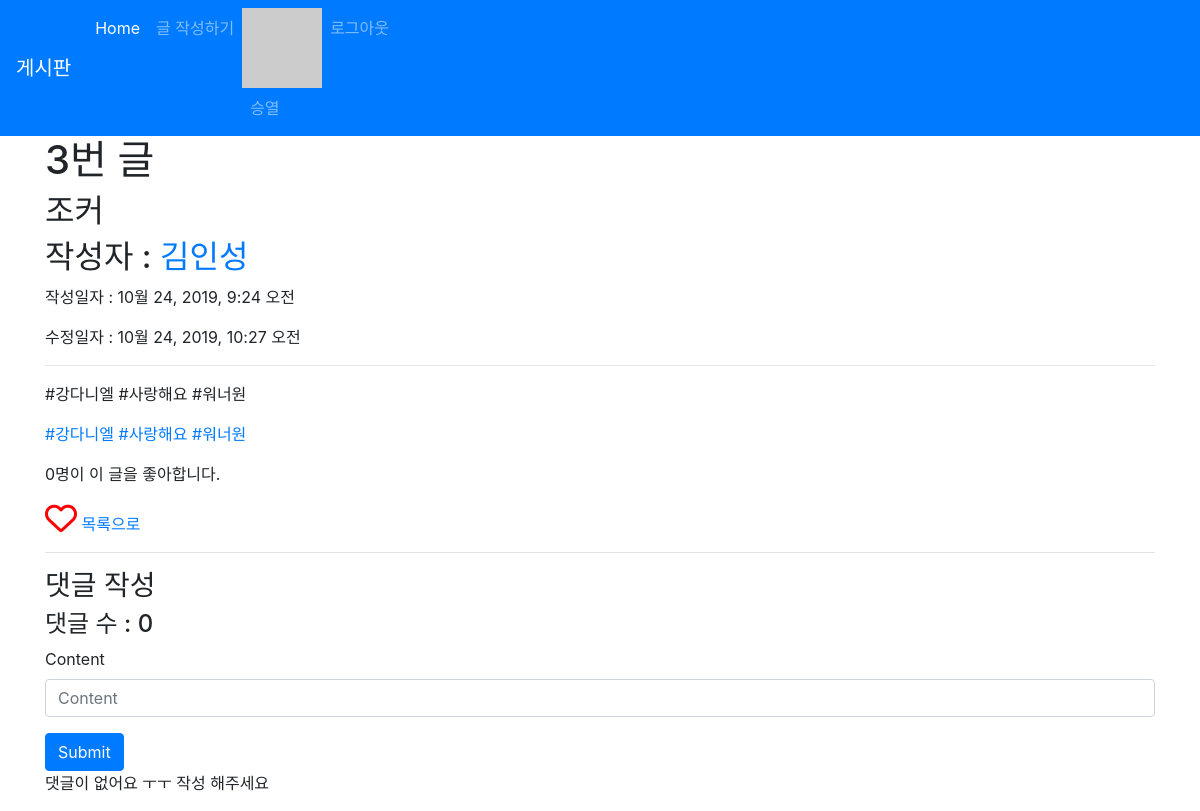
The page /articles/3/ (signed in) on the database its author committed.
### accounts/models.py (models this page shows)
class User(AbstractUser):
    followers = models.ManyToManyField(settings.AUTH_USER_MODEL, related_name='followings', blank=True)

### articles/models.py (models this page shows, shortened)
class Article(models.Model):
    title = models.CharField(max_length=10)
    content = models.TextField()
    image = models.ImageField(blank=True)
    image_thumbnail = ImageSpecField(
        processors=[ResizeToFit(300, 300)],
        format='JPEG',
        options={'quality': 80}
    )
    created_at = models.DateTimeField(auto_now_add=True)
    updated_at = models.DateTimeField(auto_now=True)
    user = models.ForeignKey(
                            settings.AUTH_USER_MODEL,
                            on_delete=models.CASCADE
                            )
    like_users = models.ManyToManyField(
                            settings.AUTH_USER_MODEL,
                            related_name='like_articles',
                            blank=True
                            )
    hashtags = models.ManyToManyField(
                            HashTag,
                            blank = True,
                            related_name='articles'
                            )

class HashTag(models.Model):
    content = models.TextField(unique=True)

### articles/views.py (the view)
# urls.py: path('<int:article_pk>/', views.detail, name='detail'),
def detail(request, article_pk):
    article = get_object_or_404(Article, pk=article_pk)
    comments = article.comment_set.all()
    comment_form = CommentForm()
    context = {
        'article': article,
        'comments': comments,
        'comment_form': comment_form
    }
    return render(request, 'articles/detail.html', context)

### articles/forms.py
class CommentForm(forms.ModelForm):
    class Meta:
        model = Comment
        exclude = ('article', 'user', )

### articles/templatetags/gravatar.py (called while the page is built)
@register.filter
def makehash(email):
    return  'https://www.gravatar.com/avatar/' + hashlib.md5(email.strip().lower().encode('utf-8')).hexdigest()

### articles/templatetags/hashtag.py (called while the page is built)
@register.filter
def make_link(article):
    content = article.content
    hashtags = article.hashtags.all()
    for hashtag in hashtags:
        content = content.replace('#'+hashtag.content, f'<a href="/hashtags/{ hashtag.content }">#{ hashtag.content } </a>')
    return content

### articles/templates/articles/detail.html (shortened to what this page needs)
{% extends 'articles/base.html' %}
{% load bootstrap4 %}
{% block body %}
<h1>{{ article.id }}번 글</h1>
<h2>{{ article.title }}</h2>
<h2>작성자 : <a href="{% url 'accounts:profile' article.user.pk %}"> {{ article.user }} </a></h2>
<p>작성일자 : {{ article.created_at }}</p>
<p>수정일자 : {{ article.updated_at }}</p>
<hr>
<p>{{ article.content|linebreaksbr }}</p>
{% load hashtag %}
<p>{{ article|make_link|safe }}</p>
<p>{{ article.like_users.count }}명이 이 글을 좋아합니다.</p>
<a href="{% url 'articles:like' article.pk %}">
    {% if user in article.like_users.all %}
    <i class="fas fa-heart fa-2x animated infinite bounce delay-2s" style="color: red;"></i>
    {% else %}
    <i class="far fa-heart fa-2x animated infinite bounce delay-2s" style="color: red;"></i>
    {% endif %}
</a>
<a href="{% url 'articles:index' %}">목록으로</a>
<hr>
<h3>댓글 작성 </h3>
<h4>댓글 수 : {{ article.comment_set.count }}</h4>
<form action="{% url 'articles:comment_create' article.pk %}" method="POST">
    {% bootstrap_form comment_form %}
    {% buttons %}
        <button type="submit" class="btn btn-primary">Submit</button>
    {% endbuttons %}
</form>
{% for comment in article.comment_set.all %}
    <li>{{ comment.user.username }} : {{ comment.content }}</li>
    <li>{{ comment.created_at }}</li>
    {% if comment.user == user %}
        <form action="{% url 'articles:comment_delete' article.pk comment.pk %}" method="POST"
        onclick="return confirm('진짜 지울래?')">
            {% csrf_token %}
            <input type="submit" value="삭제">
        </form>
    {% endif %}
    <hr>
{% empty %}
    <p>댓글이 없어요 ㅜㅜ 작성 해주세요</p>
{% endfor %}
{% endblock %}

### articles/templates/_navbar.html (shortened to what this page needs)
{% load gravatar %}
<nav class="navbar navbar-expand-lg navbar-dark bg-primary">
    <a class="navbar-brand" href="/articles/">게시판</a>
    <div class="collapse navbar-collapse" id="navbarNav">
      <ul class="navbar-nav">
        <li class="nav-item active">
          <a class="nav-link" href="/articles/">Home <span class="sr-only">(current)</span></a>
        </li>
        <li class="nav-item">
          <a class="nav-link" href="/articles/create/">글 작성하기</a>
        </li>
        {% if user.is_authenticated %}
        <li class="nav-item">
          <img src="{{ user.email|makehash }}" alt="">
          <a href="{% url 'accounts:profile' user.pk %}" class="nav-link">{{ user.username }}</a>
        </li>
        <li class="nav-item">
          <a class="nav-link" href="{% url 'accounts:logout'%}">로그아웃</a>
        </li>
        {% endif %}
      </ul>
    </div>
  </nav>

### rows shown on the page
User: username "승열"
Article: id "3", title "조커", user "김인성", created_at "10월 24, 2019, 9:24 오전", updated_at "10월 24, 2019, 10:27 오전", content "#강다니엘 #사랑해요 #워너원", content+id "#강다니엘 #사랑해요 #워너원", like_users.count "0", comment_set.count "0"
